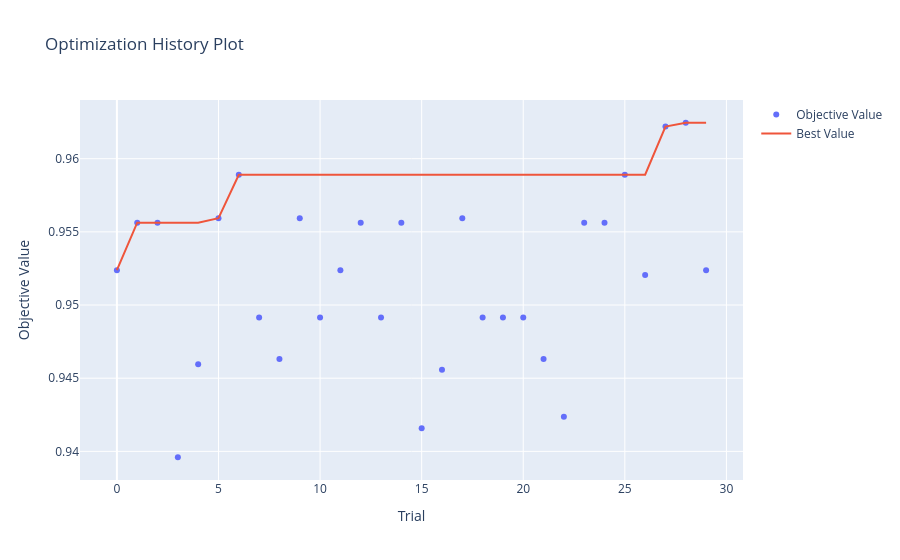

Write notebook code for a chart like this one.
### Markdown cell above
---

## Задание 5 — Запуск Optuna

**Что нужно сделать:**
1. Создайте study: `study = optuna.create_study(direction='maximize')`
2. Запустите: `study.optimize(objective, n_trials=30, show_progress_bar=True)`
3. Выведите `study.best_params` и `study.best_value`
4. Постройте график оптимизации: `optuna.visualization.plot_optimization_history(study)`

30 триалов × CatBoost до 3000 итераций = может занять 10–20 минут. Если времени мало — установите `n_trials=15` или `iterations` до 1000 в `objective`.

### Code cell
from optuna.visualization import plot_optimization_history
import matplotlib.pyplot as plt
# Создаём study с направлением максимизации (F1)
study = optuna.create_study(direction='maximize')

# Запускаем оптимизацию на 30 trials
study.optimize(objective, n_trials=30, show_progress_bar=True)

# Выводим лучшие параметры и лучшее значение F1
print("Лучшие гиперпараметры:", study.best_params)
print("Лучшее значение F1 (spam):", study.best_value)

# Строим график истории оптимизации
fig = plot_optimization_history(study)
fig.show()

### Figure 1 — Plotly figure (JSON) as saved in the notebook; plotly's stock layout.template omitted (floating-point values rounded to 4 significant figures)
{"data": [{"mode": "markers", "name": "Objective Value", "type": "scatter", "x": [0, 1, 2, 3, 4, 5, 6, 7, 8, 9, 10, 11, 12, 13, 14, 15, 16, 17, 18, 19, 20, 21, 22, 23, 24, 25, 26, 27, 28, 29], "y": [0.9524, 0.9556, 0.9556, 0.9396, 0.9459, 0.9559, 0.9589, 0.9492, 0.9463, 0.9559, 0.9492, 0.9524, 0.9556, 0.9492, 0.9556, 0.9416, 0.9456, 0.9559, 0.9492, 0.9492, 0.9492, 0.9463, 0.9424, 0.9556, 0.9556, 0.9589, 0.9521, 0.9622, 0.9625, 0.9524]}, {"mode": "lines", "name": "Best Value", "type": "scatter", "x": [0, 1, 2, 3, 4, 5, 6, 7, 8, 9, 10, 11, 12, 13, 14, 15, 16, 17, 18, 19, 20, 21, 22, 23, 24, 25, 26, 27, 28, 29], "y": [0.9524, 0.9556, 0.9556, 0.9556, 0.9556, 0.9559, 0.9589, 0.9589, 0.9589, 0.9589, 0.9589, 0.9589, 0.9589, 0.9589, 0.9589, 0.9589, 0.9589, 0.9589, 0.9589, 0.9589, 0.9589, 0.9589, 0.9589, 0.9589, 0.9589, 0.9589, 0.9589, 0.9622, 0.9625, 0.9625]}, {"marker": {"color": "#cccccc"}, "mode": "markers", "name": "Infeasible Trial", "showlegend": false, "type": "scatter", "x": [], "y": []}], "layout": {"title": {"text": "Optimization History Plot"}, "xaxis": {"title": {"text": "Trial"}}, "yaxis": {"title": {"text": "Objective Value"}}}}
